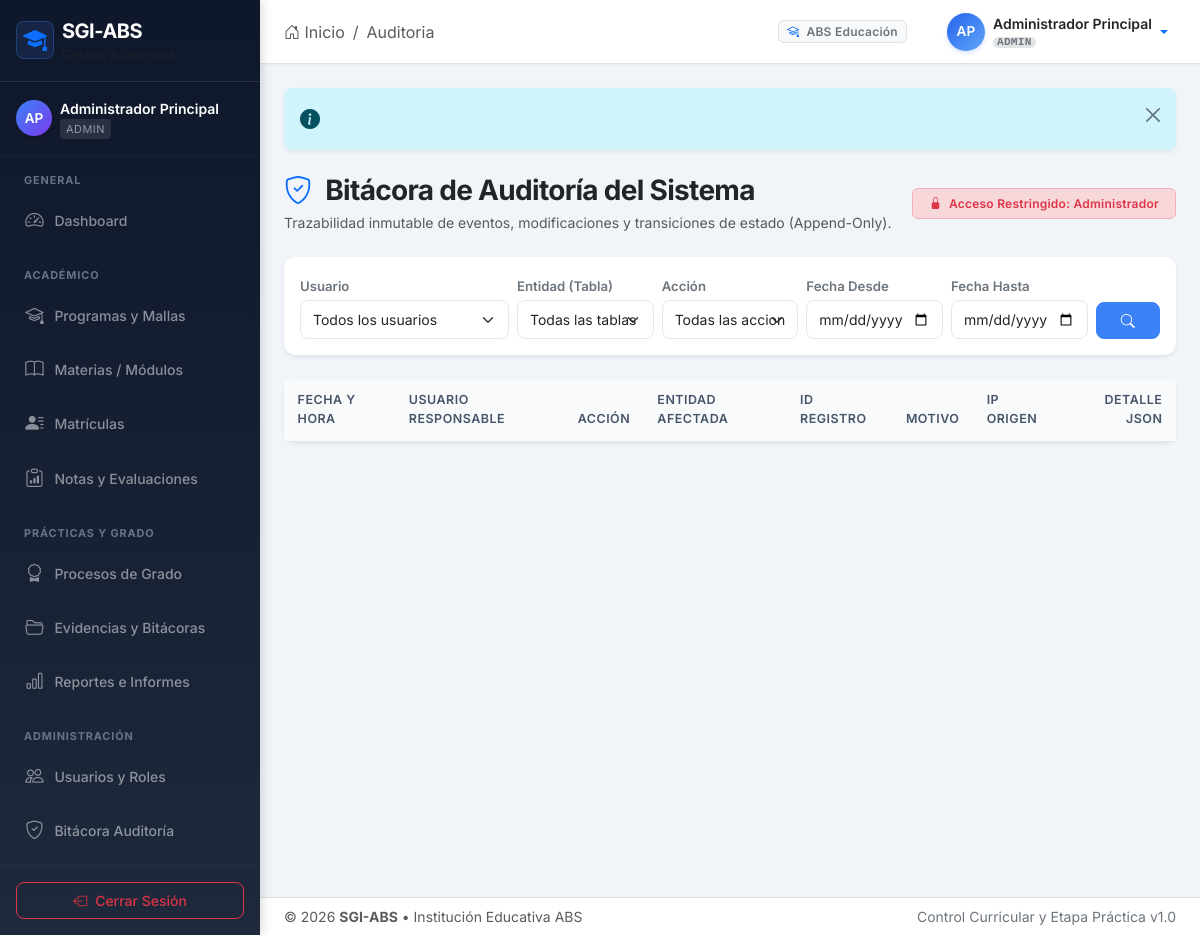
Screenshot of /index.php?module=auditoria&action=index (signed in) with the database file from the repository.
### tables this page shows
CREATE TABLE `usuarios` (
  `id_usuario` INT UNSIGNED NOT NULL AUTO_INCREMENT,
  `rol` ENUM('ADMIN','REGISTRO_ACADEMICO','COORDINACION','DOCENTE','RESP_PRACTICAS','ESTUDIANTE') NOT NULL DEFAULT 'ESTUDIANTE',
  `correo` VARCHAR(120) NOT NULL,
  `password_hash` VARCHAR(255) NOT NULL,
  `nombres` VARCHAR(80) NOT NULL,
  `apellidos` VARCHAR(80) NOT NULL,
  `tipo_documento` ENUM('CC','TI','CE','PASAPORTE','OTRO') NULL,
  `documento` VARCHAR(20) NULL,
  `fecha_nacimiento` DATE NULL,
  `telefono` VARCHAR(20) NULL,
  `autorizacion_datos` TINYINT(1) NOT NULL DEFAULT 0,
  `fecha_autorizacion` DATETIME NULL,
  `mfa_habilitado` TINYINT(1) NOT NULL DEFAULT 0,
  `estado` ENUM('ACTIVO','BLOQUEADO','INACTIVO') NOT NULL DEFAULT 'ACTIVO',
  `ultimo_acceso` DATETIME NULL,
  `creado_en` DATETIME NOT NULL DEFAULT CURRENT_TIMESTAMP,
  PRIMARY KEY (`id_usuario`),
  UNIQUE KEY `uk_usuarios_correo` (`correo`),
  KEY `idx_usuarios_rol` (`rol`),
  KEY `idx_usuarios_estado` (`estado`),
  KEY `idx_usuarios_documento` (`tipo_documento`, `documento`)
);

### views/auditoria/index.php (the view, shortened to what the rows shown need)
<?php
include BASE_PATH . '/views/layouts/header.php';
?>
<div class="card shadow-sm border-0">
  <div class="card-body p-0">
    <div class="table-responsive">
      <table class="table table-hover table-sm datatable align-middle mb-0">
        <thead>
          <tr>
            <th>Fecha y Hora</th>
            <th>Usuario Responsable</th>
            <th>Acción</th>
            <th>Entidad Afectada</th>
            <th>ID Registro</th>
            <th>Motivo</th>
            <th>IP Origen</th>
            <th class="text-end">Detalle JSON</th>
          </tr>
        </thead>
      </table>
    </div>
  </div>
</div>
<?php include BASE_PATH . '/views/layouts/footer.php'; ?>

### views/layouts/header.php (shortened to what the rows shown need)
<?php
if (!function_exists('url')) {
    function url(string $module, string $action = 'index', array $params = []): string {
        $p = array_merge(['module' => $module, 'action' => $action], $params);
        return 'index.php?' . http_build_query($p);
    }
}
?>
<!DOCTYPE html>
<html lang="es">
<head>
  <link href="https://cdn.jsdelivr.net/npm/bootstrap@5.3.2/dist/css/bootstrap.min.css" rel="stylesheet">
  <link href="https://cdn.jsdelivr.net/npm/bootstrap-icons@1.11.3/font/bootstrap-icons.min.css" rel="stylesheet">
  <link href="https://cdn.datatables.net/1.13.7/css/dataTables.bootstrap5.min.css" rel="stylesheet">
  <link href="assets/css/app.css" rel="stylesheet">
</head>
<body class="<?= isset($currentUser) && $currentUser ? 'has-sidebar' : 'bg-auth' ?>">
<?php if (isset($currentUser) && $currentUser): ?>
<div class="d-flex" id="wrapper">
  <?php include BASE_PATH . '/views/layouts/sidebar.php'; ?>
  <div id="page-content-wrapper" class="flex-grow-1 d-flex flex-column min-vh-100">
    <nav class="navbar navbar-expand-lg bg-white border-bottom px-3 px-md-4 py-2 sticky-top app-header">
      <div class="container-fluid px-0">
        <div class="d-none d-sm-flex align-items-center me-auto">
          <nav aria-label="breadcrumb">
            <ol class="breadcrumb mb-0">
              <li class="breadcrumb-item"><a href="<?= url('dashboard') ?>" class="text-decoration-none text-muted"><i class="bi bi-house-door"></i> Inicio</a></li>
              <?php if ($currentModule !== 'dashboard'): ?>
                <li class="breadcrumb-item text-capitalize"><a href="<?= url($currentModule) ?>" class="text-decoration-none text-muted"><?= htmlspecialchars($currentModule, ENT_QUOTES, 'UTF-8') ?></a></li>
              <?php endif; ?>
            </ol>
          </nav>
        </div>
        <div class="d-flex align-items-center ms-auto gap-3">
          <div class="d-none d-md-flex align-items-center text-muted small me-2">
            <span class="badge bg-light text-secondary border px-2 py-1 me-2">
              <i class="bi bi-mortarboard me-1 text-primary"></i> ABS Educación
            </span>
          </div>
          <div class="dropdown">
            <a href="#" class="d-flex align-items-center text-decoration-none dropdown-toggle user-menu-btn" id="userDropdown" data-bs-toggle="dropdown" aria-expanded="false">
              <div class="user-avatar me-2">
                <?= strtoupper(substr($currentUser['nombres'] ?? 'U', 0, 1) . substr($currentUser['apellidos'] ?? '', 0, 1)) ?>
              </div>
              <div class="d-none d-md-block text-start lh-sm me-1">
                <div class="fw-semibold text-dark small user-name">
                  <?= htmlspecialchars(($currentUser['nombres'] ?? '') . ' ' . ($currentUser['apellidos'] ?? ''), ENT_QUOTES, 'UTF-8') ?>
                </div>
                <div class="text-muted smaller">
                  <span class="badge bg-secondary-subtle text-secondary py-0 px-1 font-monospace" style="font-size:0.7rem;">
                    <?= htmlspecialchars($currentUser['rol'] ?? 'USUARIO', ENT_QUOTES, 'UTF-8') ?>
                  </span>
                </div>
              </div>
            </a>
          </div>
        </div>
      </div>
    </nav>
    <main class="flex-grow-1 py-4">
      <div class="container-fluid px-3 px-md-4">
        <?php if (isset($flash) && $flash): ?>
          <?php
            $alertType = match($flash['type'] ?? 'info') {
                'success' => 'success',
                'error' => 'danger',
                'warning' => 'warning',
                'info' => 'info',
                default => 'secondary'
            };
            $alertIcon = match($flash['type'] ?? 'info') {
                'success' => 'check-circle-fill',
                'error' => 'exclamation-octagon-fill',
                'warning' => 'exclamation-triangle-fill',
                default => 'info-circle-fill'
            };
          ?>
          <div class="alert alert-<?= $alertType ?> alert-dismissible fade show shadow-sm border-0 d-flex align-items-center mb-4" role="alert">
            <i class="bi bi-<?= $alertIcon ?> fs-5 me-2 flex-shrink-0"></i>
            <button type="button" class="btn-close" data-bs-dismiss="alert" aria-label="Cerrar"></button>
          </div>
        <?php endif; ?>
<?php else: ?>
  <div class="container">
<?php endif; ?>

### views/layouts/sidebar.php (shortened to what the rows shown need)
<?php
$role = $currentUser['rol'] ?? 'ESTUDIANTE';
$currentModule = $_GET['module'] ?? 'dashboard';
function is_active(string $module, ?string $action = null): string {
    global $currentModule, $currentAction;
    return ($currentModule === $module) ? 'active' : '';
}
?>
<aside id="sidebar-wrapper" class="sidebar d-flex flex-column flex-shrink-0">
  <div class="sidebar-brand d-flex align-items-center justify-content-between px-3 py-3 border-bottom border-secondary border-opacity-25">
    <a href="<?= url('dashboard') ?>" class="d-flex align-items-center text-white text-decoration-none brand-link">
      <div class="brand-icon me-2 d-flex align-items-center justify-content-center">
        <i class="bi bi-mortarboard-fill fs-4 text-primary"></i>
      </div>
      <div>
        <span class="fs-5 fw-bold tracking-tight text-white">SGI-ABS</span>
        <div class="brand-subtitle text-muted smaller">Gestión Académica</div>
      </div>
    </a>
  </div>
  <div class="sidebar-user px-3 py-3 border-bottom border-secondary border-opacity-10">
    <div class="d-flex align-items-center">
      <div class="sidebar-avatar me-2 flex-shrink-0">
        <?= strtoupper(substr($currentUser['nombres'] ?? 'U', 0, 1) . substr($currentUser['apellidos'] ?? '', 0, 1)) ?>
      </div>
      <div class="overflow-hidden">
        <div class="text-white small fw-semibold text-truncate">
          <?= htmlspecialchars(($currentUser['nombres'] ?? '') . ' ' . ($currentUser['apellidos'] ?? ''), ENT_QUOTES, 'UTF-8') ?>
        </div>
        <div class="text-white-50 smaller d-flex align-items-center gap-1">
          <span class="user-role-badge"><?= htmlspecialchars($role, ENT_QUOTES, 'UTF-8') ?></span>
        </div>
      </div>
    </div>
  </div>
  <div class="sidebar-nav flex-grow-1 overflow-y-auto py-2">
    <ul class="nav nav-pills flex-column px-2 gap-1 mb-auto">
      <li class="nav-heading text-uppercase text-white-50 smaller px-3 pt-2 pb-1">General</li>
      <li class="nav-item">
        <a href="<?= url('dashboard') ?>" class="nav-link text-white-50 <?= is_active('dashboard') ?>">
          <i class="bi bi-speedometer2 me-2"></i>
          <span>Dashboard</span>
        </a>
      </li>
      <?php if (in_array($role, ['ADMIN', 'REGISTRO_ACADEMICO', 'COORDINACION'])): ?>
        <li class="nav-heading text-uppercase text-white-50 smaller px-3 pt-3 pb-1">Académico</li>
        <li class="nav-item">
          <a href="<?= url('programas') ?>" class="nav-link text-white-50 <?= is_active('programas') ?>">
            <i class="bi bi-mortarboard me-2"></i>
            <span>Programas y Mallas</span>
          </a>
        </li>
        <?php if ($role === 'ADMIN'): ?>
        <li class="nav-item">
          <a href="<?= url('materias') ?>" class="nav-link text-white-50 <?= is_active('materias') ?>">
            <i class="bi bi-book me-2"></i>
            <span>Materias / Módulos</span>
          </a>
        </li>
        <?php endif; ?>
        <li class="nav-item">
          <a href="<?= url('matriculas') ?>" class="nav-link text-white-50 <?= is_active('matriculas') ?>">
            <i class="bi bi-person-lines-fill me-2"></i>
            <span>Matrículas</span>
          </a>
        </li>
      <?php endif; ?>
      <?php if (in_array($role, ['ADMIN', 'REGISTRO_ACADEMICO', 'COORDINACION', 'DOCENTE'])): ?>
        <li class="nav-item">
          <a href="<?= url('resultados') ?>" class="nav-link text-white-50 <?= is_active('resultados') ?>">
            <i class="bi bi-clipboard-data me-2"></i>
            <span>Notas y Evaluaciones</span>
          </a>
        </li>
      <?php endif; ?>
      <?php if (in_array($role, ['ADMIN', 'COORDINACION', 'RESP_PRACTICAS'])): ?>
        <li class="nav-heading text-uppercase text-white-50 smaller px-3 pt-3 pb-1">Prácticas y Grado</li>
        <li class="nav-item">
          <a href="<?= url('procesos') ?>" class="nav-link text-white-50 <?= is_active('procesos') ?>">
            <i class="bi bi-award me-2"></i>
            <span>Procesos de Grado</span>
          </a>
        </li>
        <li class="nav-item">
          <a href="<?= url('evidencias') ?>" class="nav-link text-white-50 <?= is_active('evidencias') ?>">
            <i class="bi bi-folder2-open me-2"></i>
            <span>Evidencias y Bitácoras</span>
          </a>
        </li>
      <?php endif; ?>
      <?php if (in_array($role, ['ADMIN', 'COORDINACION'])): ?>
        <li class="nav-item">
          <a href="<?= url('reportes') ?>" class="nav-link text-white-50 <?= is_active('reportes') ?>">
            <i class="bi bi-bar-chart me-2"></i>
            <span>Reportes e Informes</span>
          </a>
        </li>
      <?php endif; ?>
      <?php if ($role === 'ADMIN'): ?>
        <li class="nav-heading text-uppercase text-white-50 smaller px-3 pt-3 pb-1">Administración</li>
        <li class="nav-item">
          <a href="<?= url('usuarios') ?>" class="nav-link text-white-50 <?= is_active('usuarios') ?>">
            <i class="bi bi-people me-2"></i>
            <span>Usuarios y Roles</span>
          </a>
        </li>
        <li class="nav-item">
          <a href="<?= url('auditoria') ?>" class="nav-link text-white-50 <?= is_active('auditoria') ?>">
            <i class="bi bi-shield-check me-2"></i>
            <span>Bitácora Auditoría</span>
          </a>
        </li>
      <?php endif; ?>
    </ul>
  </div>
  <div class="sidebar-footer p-3 border-top border-secondary border-opacity-10 mt-auto">
    <a href="<?= url('auth', 'logout') ?>" class="btn btn-outline-danger w-100 btn-sm d-flex align-items-center justify-content-center gap-2">
      <i class="bi bi-box-arrow-left"></i>
      <span>Cerrar Sesión</span>
    </a>
  </div>
</aside>

### rows the page displays
usuarios: nombres+apellidos "AP", nombres+apellidos "Administrador Principal", rol "ADMIN"

### other values shown
$currentModule "Auditoria"
